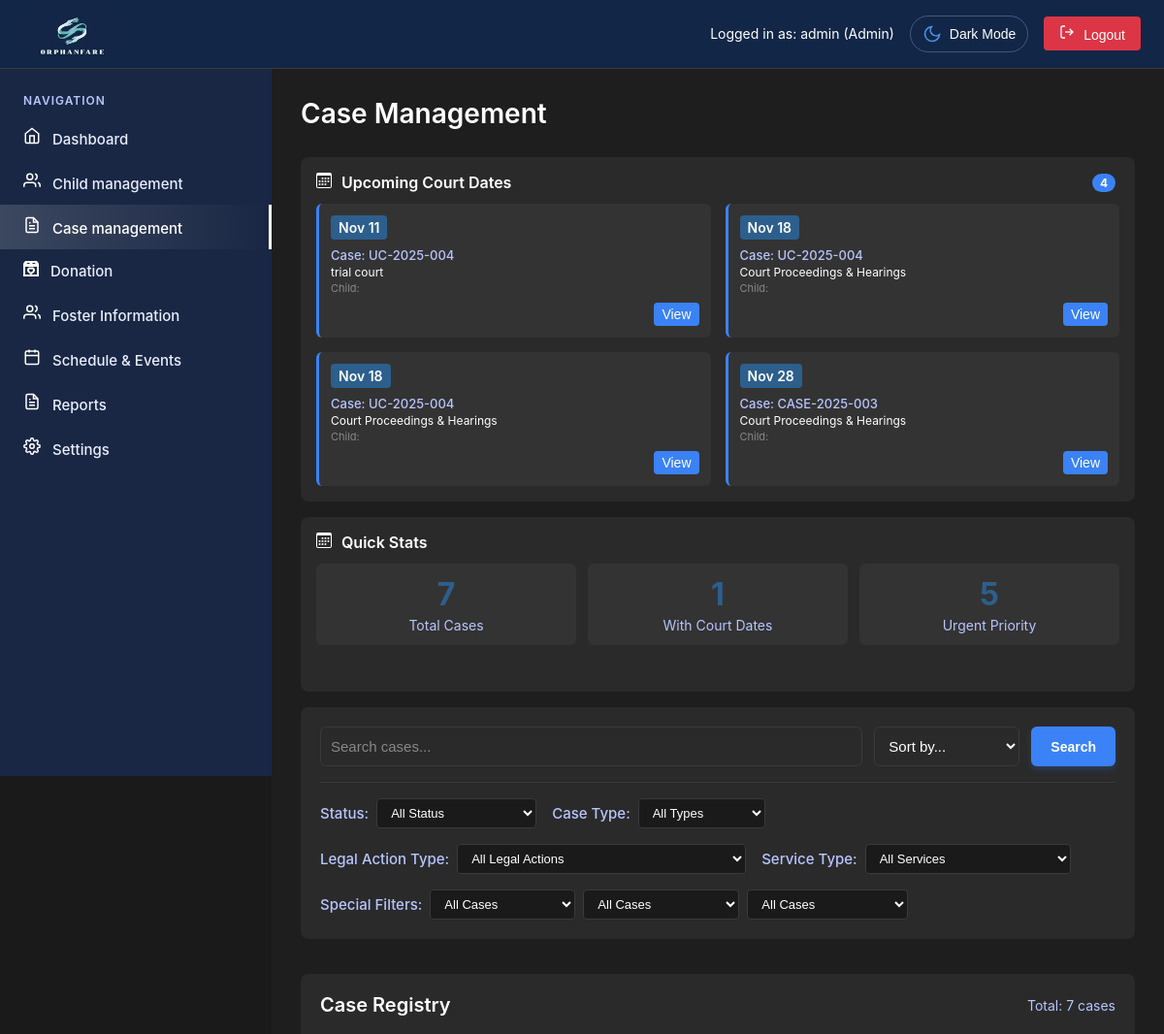
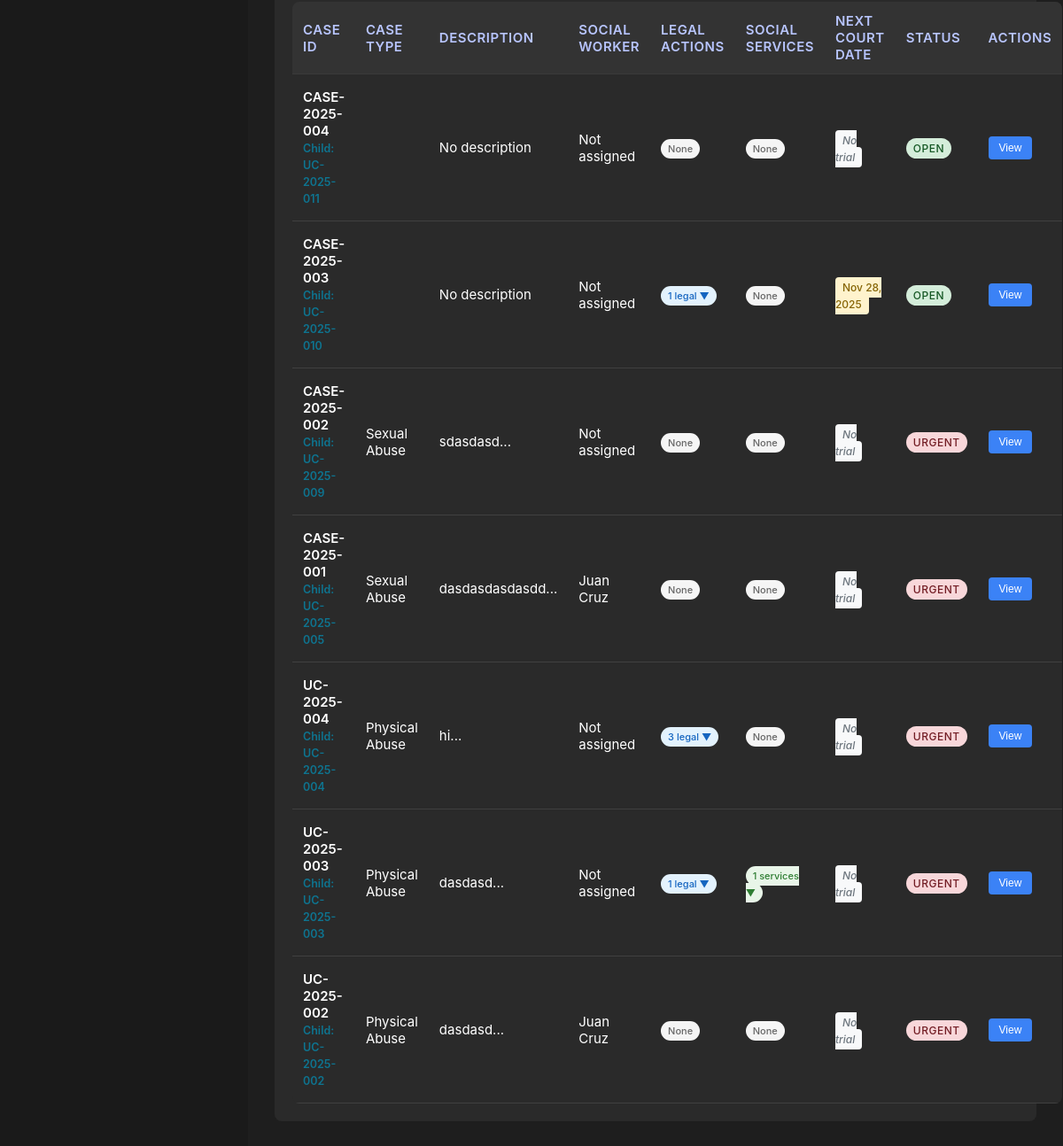
/admin/case-management.php (signed in), run on the app's committed database (2 pictures, top to bottom).
### tables this page shows
CREATE TABLE `users` (
  `id` int(11) NOT NULL,
  `username` varchar(50) NOT NULL,
  `email` varchar(100) NOT NULL,
  `password` varchar(255) NOT NULL,
  `role` enum('super_admin','admin','user','Social Worker','Social Welfare Assistant') DEFAULT 'user',
  `status` enum('active','inactive','pending') DEFAULT 'pending',
  `created_at` timestamp NOT NULL DEFAULT current_timestamp(),
  `updated_at` timestamp NOT NULL DEFAULT current_timestamp() ON UPDATE current_timestamp(),
  `two_factor_secret` varchar(32) DEFAULT NULL,
  `two_factor_enabled` tinyint(1) DEFAULT 0,
  `two_factor_verified` tinyint(1) DEFAULT 0,
  `two_factor_backup_codes` text DEFAULT NULL,
  `last_login` timestamp NULL DEFAULT NULL,
  `last_password_change` timestamp NOT NULL DEFAULT current_timestamp(),
  `failed_attempts` int(11) DEFAULT 0,
  `account_locked` tinyint(1) DEFAULT 0,
  `is_active` tinyint(1) DEFAULT 1
);

CREATE TABLE `legal_actions` (
  `id` int(11) NOT NULL,
  `case_id` varchar(20) NOT NULL,
  `type` varchar(100) NOT NULL,
  `date` date NOT NULL,
  `status` enum('Scheduled','Completed','Cancelled') DEFAULT 'Scheduled',
  `notes` text DEFAULT NULL,
  `created_at` timestamp NOT NULL DEFAULT current_timestamp(),
  `updated_at` timestamp NOT NULL DEFAULT current_timestamp() ON UPDATE current_timestamp()
);

CREATE TABLE `cases` (
  `id` int(11) NOT NULL,
  `case_id` varchar(20) NOT NULL,
  `case_type` varchar(100) NOT NULL,
  `child_name` varchar(100) NOT NULL,
  `child_age` int(11) NOT NULL,
  `child_gender` enum('Male','Female') NOT NULL,
  `current_location` text DEFAULT NULL,
  `birth_date` date DEFAULT NULL,
  `birth_place` varchar(255) DEFAULT NULL,
  `educational_attention` varchar(255) DEFAULT NULL,
  `contact_number` varchar(20) DEFAULT NULL,
  `reported_by` varchar(100) NOT NULL,
  `reporter_relation` varchar(100) DEFAULT NULL,
  `reporter_phone` varchar(20) DEFAULT NULL,
  `reporter_email` varchar(100) DEFAULT NULL,
  `expected_date` date NOT NULL,
  `description` text NOT NULL,
  `priority` enum('urgent','high','medium','low') DEFAULT 'medium',
  `social_worker` varchar(100) DEFAULT NULL,
  `current_status` varchar(50) DEFAULT NULL,
  `status` enum('Open','Under Investigation','Court Action Pending','Closed') DEFAULT 'Open',
  `created_date` datetime NOT NULL DEFAULT current_timestamp(),
  `created_by` int(11) NOT NULL,
  `created_at` timestamp NOT NULL DEFAULT current_timestamp(),
  `updated_at` timestamp NOT NULL DEFAULT current_timestamp() ON UPDATE current_timestamp(),
  `linked_child_id` varchar(20) DEFAULT NULL,
  `cf_incident_date` date DEFAULT NULL,
  `cf_incident_location` varchar(255) DEFAULT NULL,
  `cf_perpetrator_name` varchar(100) DEFAULT NULL,
  `cf_perpetrator_relation` varchar(100) DEFAULT NULL,
  `cf_evidence_notes` text DEFAULT NULL,
  `cf_risk_level` varchar(50) DEFAULT NULL,
  `cf_case_priority` varchar(50) DEFAULT NULL,
  `cf_investigation_status` varchar(100) DEFAULT NULL,
  `cf_medical_history` varchar(255) DEFAULT NULL
);

### admin/case-management.php (the view, shortened to what the rows shown need)
<?php
require_once 'includes/header.php';
function getStatusBadgeClass($status) {
    switch (strtolower($status)) {
        case 'urgent': return 'status-urgent';
        case 'open': return 'status-active';
    }
}
function getSocialWorkerName($socialWorkerId) {
    $socialWorkers = [
        'maria-santos' => 'Maria Santos',
        'juan-cruz' => 'Juan Cruz',
        'lisa-gonzalez' => 'Lisa Gonzalez',
        'carlos-reyes' => 'Carlos Reyes'
    ];
    return $socialWorkers[$socialWorkerId] ?? 'Not assigned';
}
function getUpcomingTrials($pdo) {
    $today = date('Y-m-d');
    $trials = [];
    try {
        $stmt = $pdo->prepare("
            SELECT la.*, c.case_id, c.child_name, c.case_type
            FROM legal_actions la
            LEFT JOIN cases c ON la.case_id = c.case_id
            WHERE la.type LIKE '%court%' OR la.type LIKE '%trial%' OR la.type LIKE '%hearing%'
            AND la.date >= ?
            ORDER BY la.date ASC
        ");
        $stmt->execute([$today]);
        $trials = $stmt->fetchAll();
    } catch (Exception $e) {
        error_log("Error fetching upcoming trials: " . $e->getMessage());
    }
    return $trials;
}
$whereClause = "WHERE 1=1";
$params = [];
$orderBy = "ORDER BY created_date DESC";
$cases = [];
$legalActionsCount = [];
$socialServicesCount = [];
$upcomingCourtDates = [];
try {
    $query = "
        SELECT c.*,
               (SELECT COUNT(*) FROM legal_actions la WHERE la.case_id = c.case_id) as legal_actions_count,
               (SELECT COUNT(*) FROM social_services ss WHERE ss.case_id = c.case_id) as social_services_count,
               (SELECT MIN(la.date) FROM legal_actions la
                WHERE la.case_id = c.case_id
                AND (la.type LIKE '%court%' OR la.type LIKE '%trial%' OR la.type LIKE '%hearing%')
                AND la.date >= CURDATE()) as next_court_date
        FROM cases c
        $whereClause
        $orderBy
    ";
    $stmt = $pdo->prepare($query);
    $stmt->execute($params);
    $cases = $stmt->fetchAll();
    foreach ($cases as $case) {
        $caseId = $case['case_id'];
        $legalActionsCount[$caseId] = $case['legal_actions_count'];
        $socialServicesCount[$caseId] = $case['social_services_count'];
        $upcomingCourtDates[$caseId] = $case['next_court_date'];
    }
} catch (Exception $e) {
    error_log("Database error in case management: " . $e->getMessage());
}
$upcomingTrials = getUpcomingTrials($pdo);
$canEdit = $permissionManager->hasPermission('case_management', 'edit');
?>
<main class="main-content">
    <div class="page-header">
        <h1 class="page-title">Case Management
        </h1>
    </div>
                <div class="case-sidebar">
                        <div class="sidebar-section">
                                <?php if (!empty($upcomingTrials)): ?>
                                    <div class="upcoming-trials-list">
                                        <?php foreach ($upcomingTrials as $trial): ?>
                                            <div class="trial-item">
                                                <div class="trial-date">
                                                    <?php echo date('M j', strtotime($trial['date'])); ?>
                                                </div>
                                                <div class="trial-info">
                                                    <div class="trial-case">Case: <?php echo htmlspecialchars($trial['case_id']); ?></div>
                                                    <div class="trial-type"><?php echo htmlspecialchars($trial['type']); ?></div>
                                                    <div class="trial-child">Child: <?php echo htmlspecialchars($trial['child_name'] ?? 'Unknown'); ?></div>
                                                </div>
                                                <div class="trial-actions">
                                                    <button class="btn-small" onclick="viewCase('<?php echo htmlspecialchars($trial['case_id']); ?>')">View</button>
                                                </div>
                                            </div>
                                        <?php endforeach; ?>
                                    </div>
                                <?php else: ?>
                                    <div class="no-upcoming-trials">
                                        No upcoming court dates
                                    </div>
                                <?php endif; ?>
                        </div>
    <div class="case-management-layout">
        <div class="case-main-content">
            <div class="registry-section">
                <div class="registry-header">
                    <h2 class="registry-title">Case Registry</h2>
                </div>
                <table class="foster-table">
                    <thead>
                        <tr>
                            <th>Case ID</th>
                            <th>Case Type</th>
                            <th>Description</th>
                            <th>Social Worker</th>
                            <th>Legal Actions</th>
                            <th>Social Services</th>
                            <th>Next Court Date</th>
                            <th>Status</th>
                            <th>Actions</th>
                        </tr>
                    </thead>
                    <tbody id="caseTableBody">
                        <?php foreach ($cases as $case):
                            $caseId = $case['case_id'];
                            $legalCount = $legalActionsCount[$caseId] ?? 0;
                            $socialCount = $socialServicesCount[$caseId] ?? 0;
                            $nextCourtDate = $upcomingCourtDates[$caseId] ?? null;
                        ?>
                        <tr <?php if ($canEdit): ?>onclick="viewCaseDetails('<?php echo htmlspecialchars($caseId); ?>')" style="cursor: pointer;"<?php else: ?>style="cursor: not-allowed;"<?php endif; ?>>
                            <td class="foster-id"><?php echo htmlspecialchars($caseId); ?>
                                <?php if ($case['linked_child_id']): ?>
                                    <br><small style="color: #0E7490;">Child: <?php echo htmlspecialchars($case['linked_child_id']); ?></small>
                                <?php endif; ?>
                            </td>
                            <td><?php echo htmlspecialchars(ucfirst($case['case_type'] ?? 'Unknown')); ?></td>
                            <td class="notes-cell"><?php echo htmlspecialchars($case['description'] ? substr($case['description'], 0, 50) . '...' : 'No description'); ?></td>
                            <td><?php echo htmlspecialchars(getSocialWorkerName($case['social_worker'] ?? '')); ?></td>
                            <td>
                                <?php if ($legalCount > 0): ?>
                                    <div class="actions-dropdown">
                                        <span class="count-badge legal-count" onclick="event.stopPropagation(); toggleActions(this)">
                                            <?php echo $legalCount; ?> legal ▼
                                        </span>
                                    </div>
                                <?php else: ?>
                                    <span class="count-badge no-data">None</span>
                                <?php endif; ?>
                            </td>
                            <td>
                                <?php if ($socialCount > 0): ?>
                                    <div class="services-dropdown">
                                        <span class="count-badge social-count" onclick="event.stopPropagation(); toggleServices(this)">
                                            <?php echo $socialCount; ?> services ▼
                                        </span>
                                    </div>
                                <?php else: ?>
                                    <span class="count-badge no-data">None</span>
                                <?php endif; ?>
                            </td>
                            <td>
                                <?php if ($nextCourtDate): ?>
                                    <span class="court-date upcoming"><?php echo date('M j, Y', strtotime($nextCourtDate)); ?></span>
                                <?php else: ?>
                                    <span class="court-date none">No trial</span>
                                <?php endif; ?>
                            </td>
                            <td>
                                <?php
                                $statusText = $case['status'] ?? 'Unknown';
                                $statusClass = getStatusBadgeClass($case['status'] ?? '');
                                if (($case['status'] ?? '') === 'Open' && ($case['priority'] ?? '')) {
                                    $statusText = ucfirst($case['priority']);
                                    $statusClass = getStatusBadgeClass($case['priority']);
                                }
                                ?>
                                <span class="status-badge <?php echo $statusClass; ?>"><?php echo htmlspecialchars($statusText); ?></span>
                            </td>
                            <td onclick="event.stopPropagation();">
                                <?php if ($canEdit): ?>
                                    <button class="view-btn" onclick="viewCase('<?php echo htmlspecialchars($caseId); ?>')">View</button>
                                <?php else: ?>
                                    <button class="view-btn" disabled title="Read-only mode - No actions allowed">View</button>
                                <?php endif; ?>
                            </td>
                        </tr>
                        <?php endforeach; ?>
                    </tbody>
                </table>
            </div>
        </div>
        </div>
    </div>
</main>
<?php
require_once 'includes/footer.php';
?>

### admin/includes/header.php (shortened to what the rows shown need)
<?php
require_once '../config/database.php';
require_once 'auth.php';
$currentUser = getCurrentUser();
try {
    $stmt = $pdo->prepare("SELECT role FROM users WHERE id = ?");
    $stmt->execute([$currentUser['id']]);
    $dbUser = $stmt->fetch(PDO::FETCH_ASSOC);
    if ($dbUser && $dbUser['role']) {
        $currentUser = getCurrentUser();
    }
} catch (Exception $e) {
}
require_once 'permissions.php';
?>
<!DOCTYPE html>
<html lang="en">
<head>
    <link rel="stylesheet" href="../css/common.css">
    <link rel="stylesheet" href="../css/admin.css">
</head>
<body>
    <div class="dashboard-container">
        <div class="top-header">
            <div class="user-info">
                <span class="user-status">Logged in as: <?php echo htmlspecialchars($currentUser['username'] ?? 'Admin'); ?> (<?php
                    $roleDisplay = match($currentUser['role']) {
                        'super_admin' => 'Super Admin',
                        'admin' => 'Admin',
                        'Social Worker' => 'Social Worker',
                        'Social Welfare Assistant' => 'Social Welfare Assistant',
                        default => ucfirst($currentUser['role'])
                    };
                    echo htmlspecialchars($roleDisplay);
                ?>)</span>
                <button id="themeToggle" class="theme-toggle">
                    <span class="theme-icon">
                    </span>
                    <span class="text">Dark Mode</span>
                </button>
                <button class="logout-btn" onclick="logout()">
                    <svg width="16" height="16" viewBox="0 0 24 24" fill="none" stroke="currentColor" stroke-width="2" style="margin-right: 5px;">
                        <path d="M9 21H5a2 2 0 0 1-2-2V5a2 2 0 0 1 2-2h4"/>
                        <polyline points="16 17 21 12 16 7"/>
                        <line x1="21" y1="12" x2="9" y2="12"/>
                    </svg>
                    Logout
                </button>
            </div>
        </div>

### data on the page
users: role "admin", role "Admin"
legal_actions: date "Nov 11", cases.case_id "UC-2025-004", type "trial court"
legal_actions: date "Nov 18", cases.case_id "UC-2025-004", type "Court Proceedings & Hearings"
legal_actions: date "Nov 18", cases.case_id "UC-2025-004", type "Court Proceedings & Hearings"
legal_actions: date "Nov 28", cases.case_id "CASE-2025-003", type "Court Proceedings & Hearings"
cases: case "CASE-2025-004", linked_child "UC-2025-011", description "No description", social_worker "Not assigned", shows "None", shows "No trial", status "OPEN"
cases: case "CASE-2025-003", linked_child "UC-2025-010", description "No description", social_worker "Not assigned", legalCount "1", shows "None", case "Nov 28, 2025", status "OPEN"
cases: case "CASE-2025-002", linked_child "UC-2025-009", case_type "Sexual Abuse", description "sdasdasd...", social_worker "Not assigned", shows "None", shows "No trial", priority "URGENT"
cases: case "CASE-2025-001", linked_child "UC-2025-005", case_type "Sexual Abuse", description "dasdasdasdasdd...", social_worker "Juan Cruz", shows "None", shows "No trial", priority "URGENT"
cases: case "UC-2025-004", linked_child "UC-2025-004", case_type "Physical Abuse", description "hi...", social_worker "Not assigned", legalCount "3", shows "None", shows "No trial", priority "URGENT"
cases: case "UC-2025-003", linked_child "UC-2025-003", case_type "Physical Abuse", description "dasdasd...", social_worker "Not assigned", legalCount "1", case "1", shows "No trial", priority "URGENT"
cases: case "UC-2025-002", linked_child "UC-2025-002", case_type "Physical Abuse", description "dasdasd...", social_worker "Juan Cruz", shows "None", shows "No trial", priority "URGENT"

### other printed values
count($upcomingTrials) "4"
count($cases) "7"
count($courtCases) "1"
count($urgentCases) "5"
